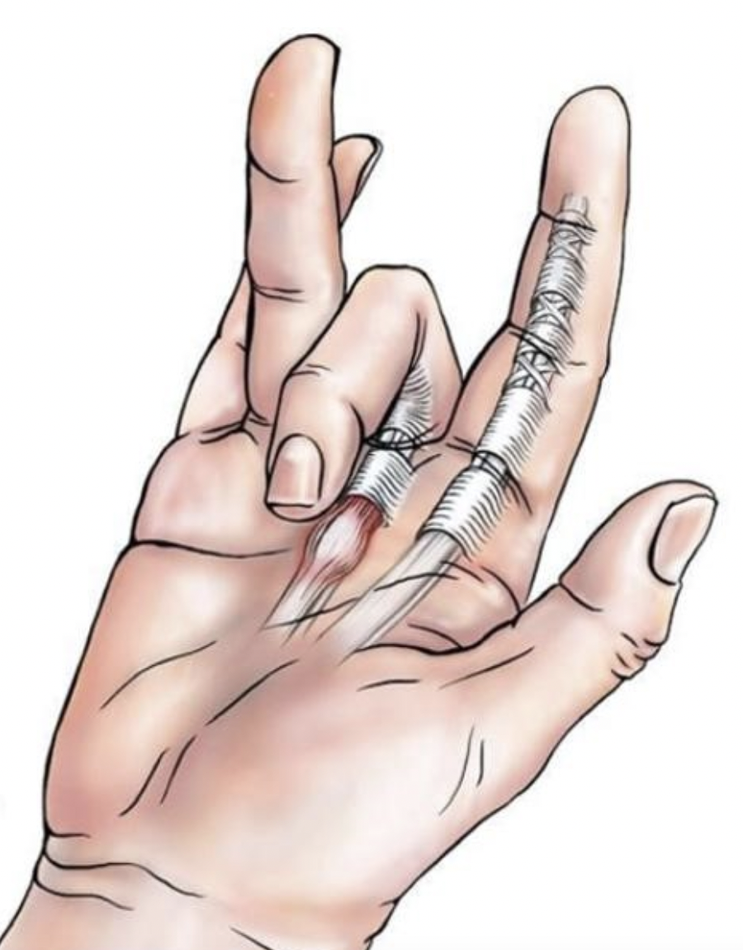
#> input picture Dia1/imagenes/dedo_gatillo.png, 743 x 950 px, shrunk from 900 x 1150 before the run, found by its file name
$ jupyter execute 1_abrir_imagen.ipynb   (shell and % lines are left out)
#> lines starting #> are read from the running program, lines starting #| are printed output that depends on the picture
# Tratamiento de imágenes

### Importar librerias

[cell 1]
import cv2
import numpy as np
import matplotlib.pyplot as plt

## Abrir imagen usando opencv

[cell 2]
path = "/home/stevend/Documents/Notebooks/Dia1/imagenes/dedo_gatillo.png"

img = cv2.imread(path,cv2.IMREAD_COLOR)
#> img is the input picture: shape (950, 743, 3); mean B, G, R 215.5, 219.4, 231.5

## Mostrar imagen en opencv

[cell 3]
cv2.imshow("Dedo Gatillo", img)
cv2.waitKey(0)
cv2.destroyAllWindows()

## Mostrar imagen en matplotlib

[cell 4]
plt.imshow(img)
plt.xticks([]), plt.yticks([])
plt.show()

## Verificar si la imagen es RGB o BGR

plt.imshow, grafica considerando que la imagen de entrada es RGB, apesar que no sea. La mejor forma de saber si es BGR o RGB es graficandola en su totalidad.

[cell 5]
img_aux = img.copy()
img_aux[:,:,0] = 0
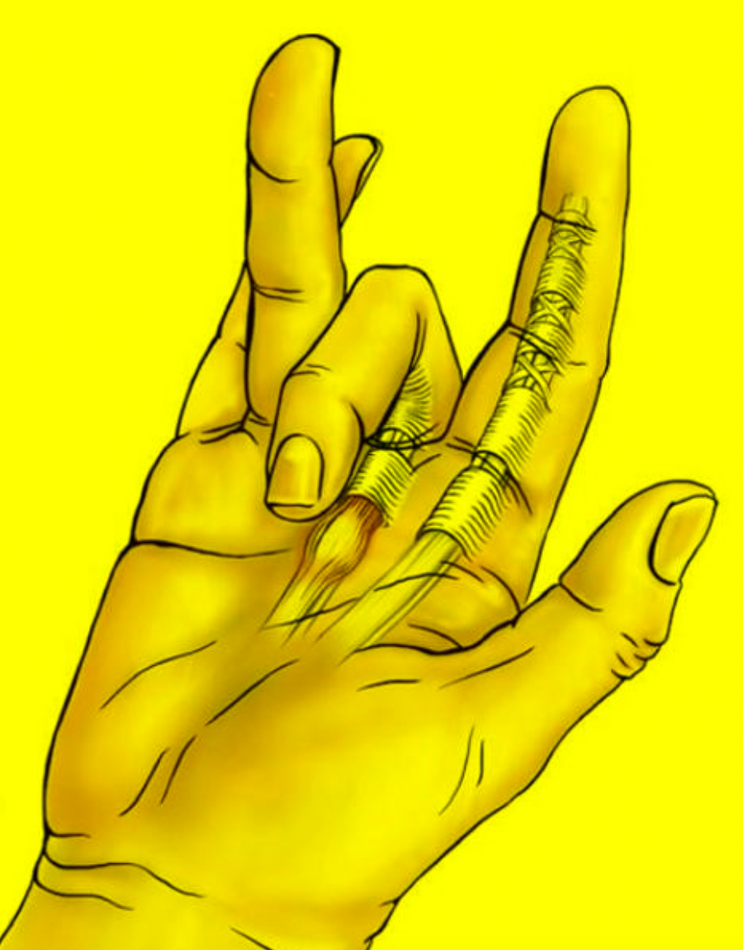
#> img_aux: shape (950, 743, 3); mean B, G, R 0, 219.4, 231.5
img_aux[:,:,1] = 0
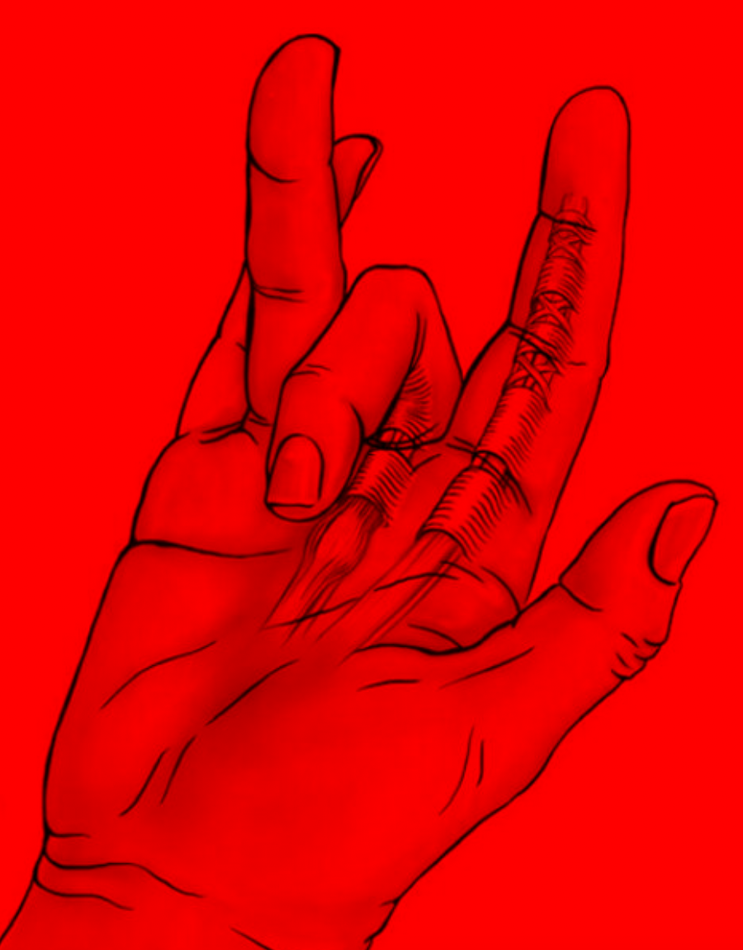
#> img_aux: shape (950, 743, 3); mean B, G, R 0, 0, 231.5


plt.imshow(img_aux)
plt.show()

[cell 6]
plt.imshow(img)

## Convertir BGR a RGB

[cell 7]
img_rgb = cv2.cvtColor(img, cv2.COLOR_BGR2RGB)

plt.imshow(img_rgb)

[cell 8]
img_rgb.shape
#> Out = (950, 743, 3)

$ run again, with Dia1/imagenes/hand-landmarks.png copied over Dia1/imagenes/dedo_gatillo.png
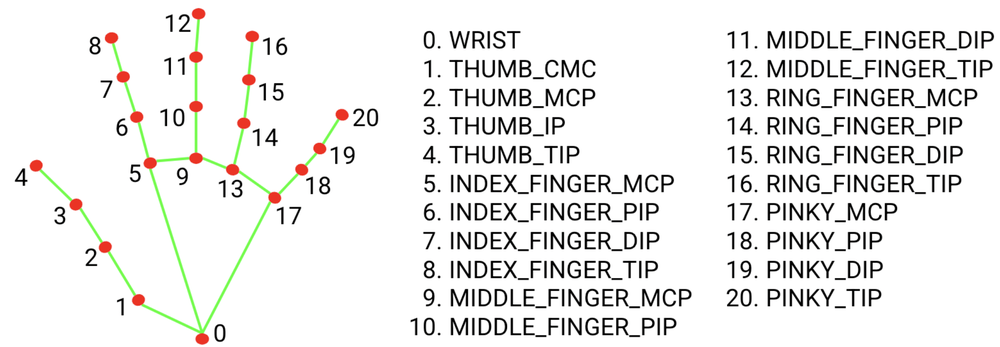
#> input picture Dia1/imagenes/hand-landmarks.png, 1000 x 347 px, shrunk from 2146 x 744 before the run, found by its file name
#> img is the input picture: shape (347, 1000, 3); mean B, G, R 234, 235.4, 235.7
#> `img_aux[:,:,0] = 0`:
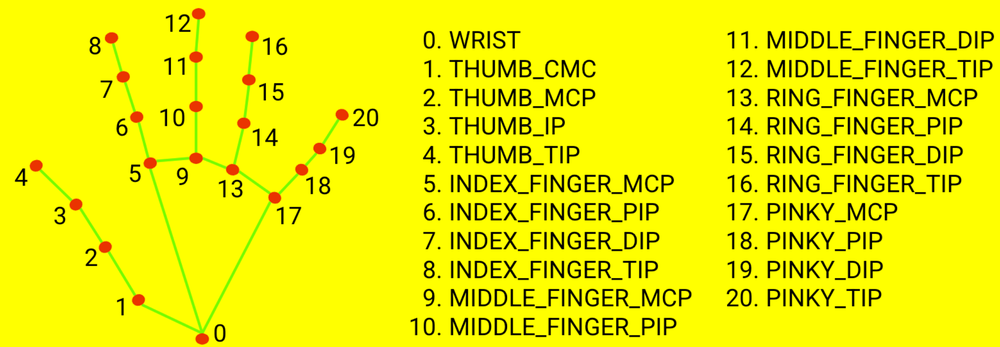
#> img_aux: shape (347, 1000, 3); mean B, G, R 0, 235.4, 235.7
#> `img_aux[:,:,1] = 0`:
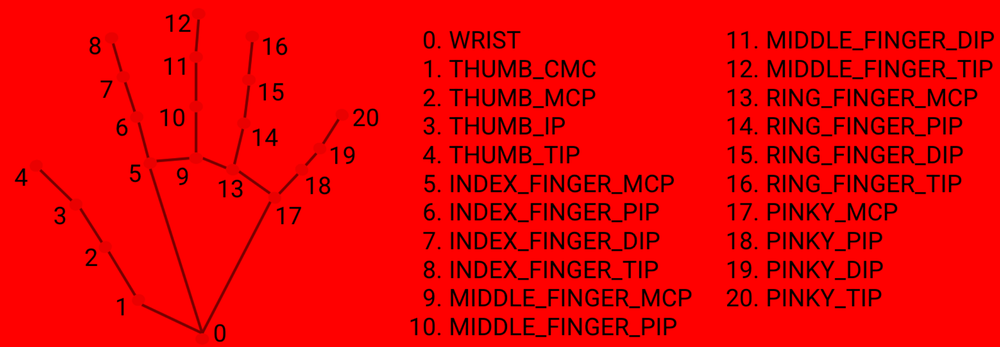
#> img_aux: shape (347, 1000, 3); mean B, G, R 0, 0, 235.7
